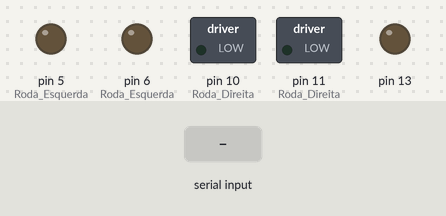
The sketch below on a simulated Arduino Uno, built with avr-gcc and run on an emulated ATmega328P. On the bench: switched loads named in the sketch (green lamp = pin HIGH), output pins drawn as LEDs (lit = HIGH). Inputs (shaded band) come from the test bench.

Above: at 1.2 s.
1.3 s: "F" received over Serial
At 2.3 s:
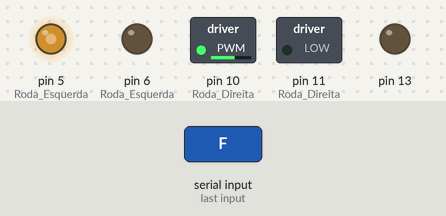
2.8 s: "B" received over Serial
At 3.4 s:
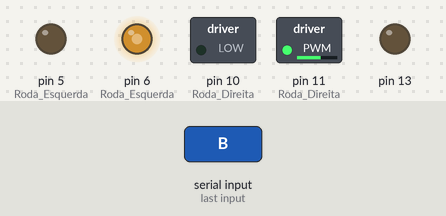
4.3 s: "L" received over Serial
At 5.5 s:
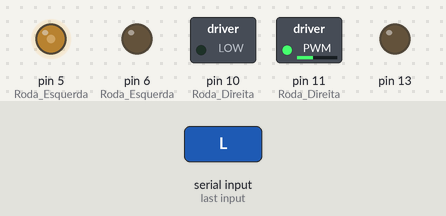
5.8 s: "R" received over Serial
At 6.9 s:
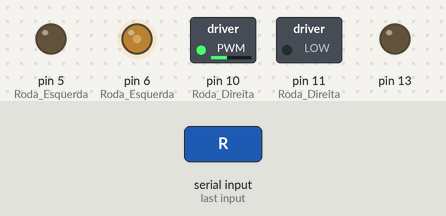
7.3 s: "G" received over Serial
At 8.0 s:
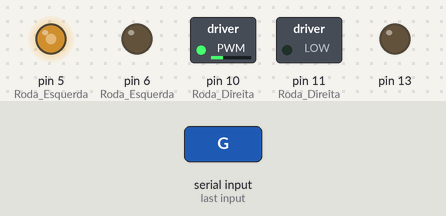
8.8 s: "I" received over Serial
At 9.2 s:
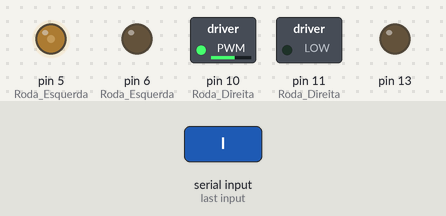
Timing chart, 0 to 11.3 s (numbered marks = the images above; inputs shaded):
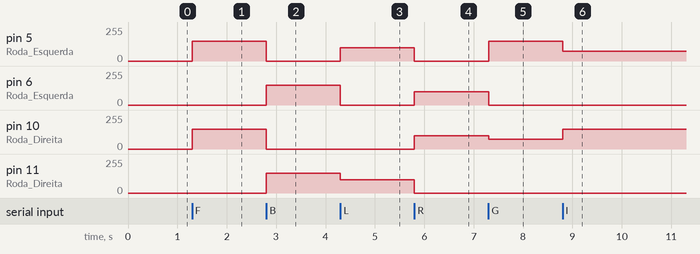

The sketch:

Robotica.ino
```cpp
char sinal;
int velocidade = 150;
int virar = 100;
int tempo;

void Parar(){
  analogWrite(5, 0);
  analogWrite(6, 0);

  analogWrite(10, 0);
  analogWrite(11, 0);
  delay(tempo);
}

void AndarPraFrente(){

  analogWrite(5, velocidade);
  analogWrite(6, 0);

  analogWrite(10, velocidade);
  analogWrite(11, 0);

  delay(tempo);
}
void DiagonalDireita(){

  analogWrite(5, velocidade/2);
  analogWrite(6, 0);

  analogWrite(10, velocidade);
  analogWrite(11, 0);

  delay(tempo);
}

void DiagonalEsquerda(){

  analogWrite(5, velocidade);
  analogWrite(6, 0);

  analogWrite(10, velocidade/2);
  analogWrite(11, 0);

  delay(tempo);
}
void AndarPraTras(){

  analogWrite(5, 0);
  analogWrite(6, velocidade);

  analogWrite(10, 0);
  analogWrite(11, velocidade);

  delay(tempo);
}

void ReEsquerda(){

  analogWrite(5, 0);
  analogWrite(6, velocidade/2);

  analogWrite(10, 0);
  analogWrite(11, velocidade);

  delay(tempo);
}

void ReDireita(){

  analogWrite(5, 0);
  analogWrite(6, velocidade);

  analogWrite(10, 0);
  analogWrite(11, velocidade/2);

  delay(tempo);
}

void GirarParaDireita(){

  analogWrite(5, 0);
  analogWrite(6, virar);

  analogWrite(10, virar);
  analogWrite(11, 0);
  delay(tempo);
}

void GirarParaEsquerda(){

  analogWrite(5, virar);
  analogWrite(6, 0);

  analogWrite(10, 0);
  analogWrite(11, virar);
  delay(tempo);
}

void setup()
{
  pinMode(13, OUTPUT);
  //Inicia a serial
  Serial.begin(9600);

  pinMode(5, OUTPUT); // Roda Esquerda,
  pinMode(6, OUTPUT); // Roda Esquerda,

  pinMode(10, OUTPUT); // Roda Direita,
  pinMode(11, OUTPUT); // Roda Direita,

}

void loop()
{
  sinal = Serial.read();

  if(sinal=='F'){
    AndarPraFrente();
    }

    if(sinal=='B'){
    AndarPraTras();
    }


    if(sinal=='L'){
    GirarParaEsquerda();
    }


    if(sinal=='R'){
    GirarParaDireita();
    }

    if(sinal=='S'){
    Parar();
    }

     if(sinal=='G'){
    DiagonalEsquerda();
    }

     if(sinal=='I'){
    DiagonalDireita();
    }

         if(sinal=='H'){
    ReEsquerda();
    }

         if(sinal=='J'){
    ReDireita();
    }
}
```

Measured:
- after the input at 1.3 s, pin 5 (Roda_Esquerda), pin 10 (Roda_Direita): 0/255 → 150/255 at once
- after the input at 2.8 s, pin 5 (Roda_Esquerda), pin 10 (Roda_Direita): 150/255 → 0/255 at once; pin 6 (Roda_Esquerda), pin 11 (Roda_Direita): 0/255 → 150/255 at once
- after the input at 4.3 s, pin 5 (Roda_Esquerda): 0/255 → 100/255 at once; pin 6 (Roda_Esquerda): 150/255 → 0/255 at once; pin 11 (Roda_Direita): 150/255 → 100/255 at once
- after the input at 5.8 s, pin 5 (Roda_Esquerda), pin 11 (Roda_Direita): 100/255 → 0/255 at once; pin 6 (Roda_Esquerda), pin 10 (Roda_Direita): 0/255 → 100/255 at once
- after the input at 7.3 s, pin 5 (Roda_Esquerda): 0/255 → 150/255 at once; pin 6 (Roda_Esquerda): 100/255 → 0/255 at once; pin 10 (Roda_Direita): 100/255 → 75/255 at once
- after the input at 8.8 s, pin 5 (Roda_Esquerda): 150/255 → 75/255 at once; pin 10 (Roda_Direita): 75/255 → 150/255 at once
